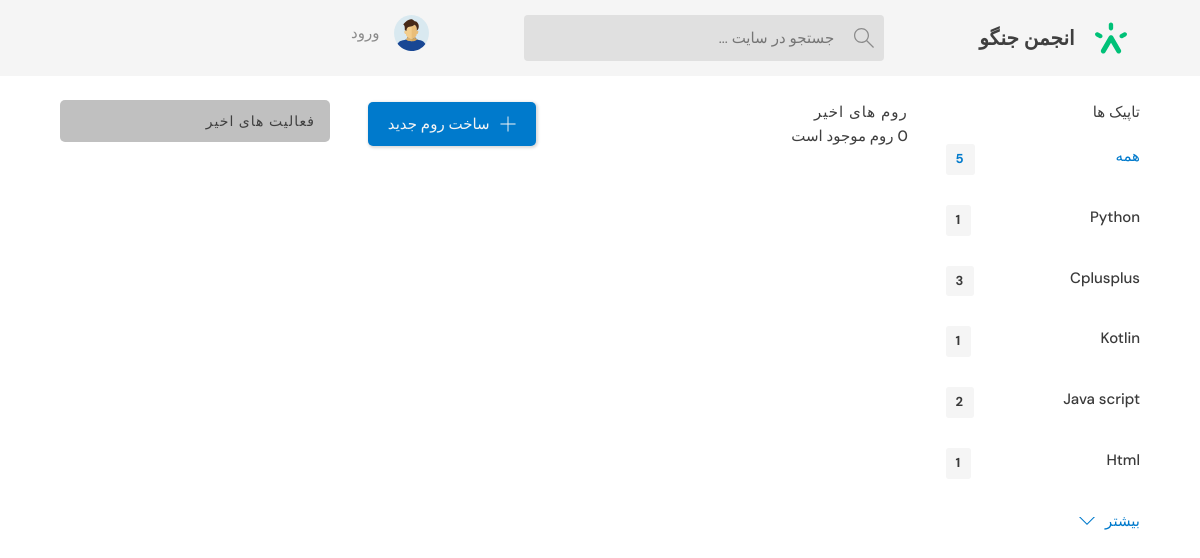
Page /?q=کاتلین on the earlier database version.
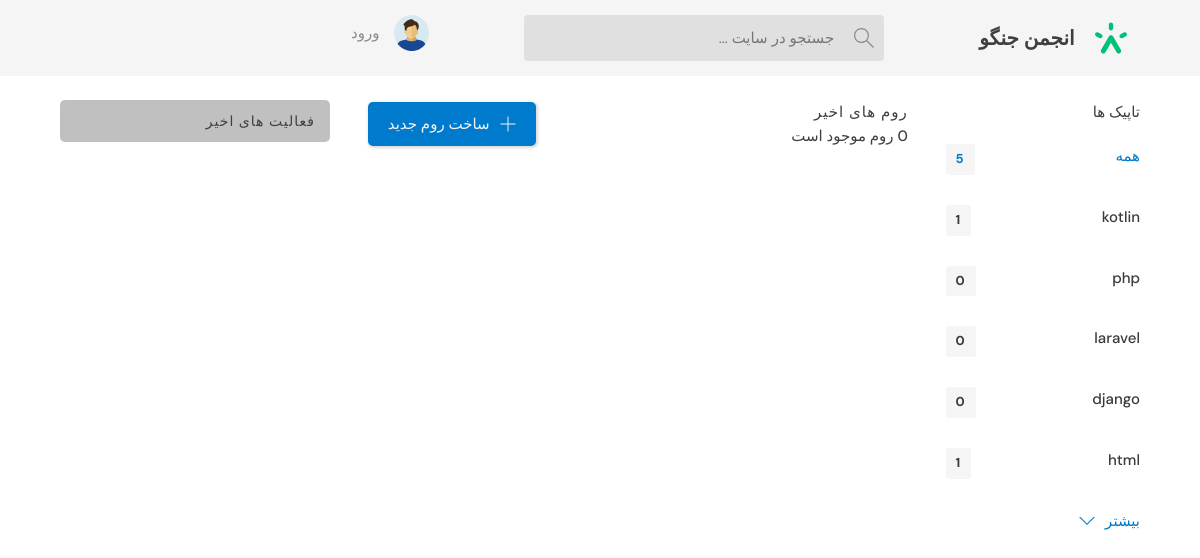
Same page on the later database version.
### base/models.py (models this page shows, shortened)
class Topic (models.Model):
    name = models.CharField(max_length=200)

### base/views.py (the view)
# urls.py: path('', views.home,name="home"),
def home(request):
    q = request.GET.get('q') if request.GET.get('q') != None else ''
    rooms = Room.objects.filter(
        Q(topic__name__icontains =q) |
        Q(name__icontains =q) |
        Q(description__icontains =q)
        )
    topics = Topic.objects.all()[0:5]
    room_count = rooms.count()
    room_messages = Message.objects.filter(Q(room__topic__name__icontains =q))
    context= {'rooms':rooms,'topics':topics , 'room_count':room_count , 'room_messages':room_messages}
    return render(request , 'base/home.html' ,context)

### base/templates/base/home.html
{% extends 'main.html' %}
{% block content %}
  <main class="layout layout--3">
    <div class="container">
        {% include 'base/topics_component.html' %}
        {% include 'base/feed_component.html' %}
        {% include 'base/activity_component.html' %}
    </div>
  </main>
{% endblock content %}

### base/templates/base/topics_component.html
<div class="topics">
  <div class="topics__header">
    <h2>تاپیک ها </h2>
  </div>
  <ul class="topics__list">
    <li>
      <a href="{% url 'home' %}" class="active">همه  <span>
        {{topics.count}}
      </span></a>
    </li>
    {% for topic in topics %}
      <li>
        <a href="{% url 'home' %}?q={{topic.name}}">{{topic.name}}<span>{{topic.room_set.all.count}}</span></a>
      </li>
    {% endfor %}
  </ul>
  <a class="btn btn--link" href="{% url 'topics' %}">
    بیشتر
    <svg
      version="1.1"
      xmlns="http://www.w3.org/2000/svg"
      width="32"
      height="32"
      viewBox="0 0 32 32"
    >
      <title>chevron-down</title>
      <path d="M16 21l-13-13h-3l16 16 16-16h-3l-13 13z"></path>
    </svg>
  </a>
</div>

Differences in the rows shown:
removed Topic: name "Html", room_set.all.count "1"
changed Topic id 1: name "Python" → "kotlin"
changed Topic: name "Cplusplus" → "php"; room_set.all.count "3" → "0"
changed Topic: name "Kotlin" → "laravel"; room_set.all.count "1" → "0"
added Topic: name "django", room_set.all.count "0"
changed Topic: name "Java script" → "html"; room_set.all.count "2" → "1"
